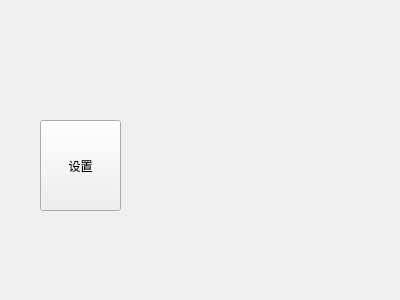
<?xml version="1.0" encoding="UTF-8"?>
<ui version="4.0">
 <class>FloatButtonWidget</class>
 <widget class="QWidget" name="FloatButtonWidget">
  <property name="geometry">
   <rect>
    <x>0</x>
    <y>0</y>
    <width>400</width>
    <height>300</height>
   </rect>
  </property>
  <property name="windowTitle">
   <string>Form</string>
  </property>
  <widget class="QPushButton" name="btnSettings">
   <property name="geometry">
    <rect>
     <x>40</x>
     <y>120</y>
     <width>81</width>
     <height>91</height>
    </rect>
   </property>
   <property name="text">
    <string>设置</string>
   </property>
  </widget>
 </widget>
 <resources/>
 <connections/>
</ui>
